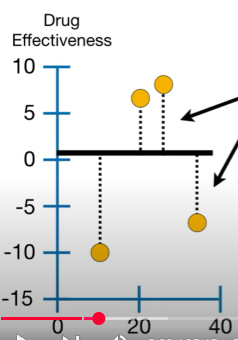
#> input picture Machine Learning/Ensemble/Boosting/XGBoost (Extreme Gradient Boosting)/images/residual_reg.png, 238 x 340 px
$ jupyter execute --allow-errors regression.ipynb
#> lines starting #> are read from the running program, lines starting #| are printed output that depends on the picture
1. [XgBoost - Regression](#XgBoost---Regression)

#### XgBoost - Regression:
- designed to use for large, complicated and complex datasets
- uses similarity score and information gain to build the tree
- use γ to prune the trees
- use α as learning rate
- use λ as regularization parameter
- 0.5 constant is chosen as the output of 1st weak learner (base model)

- mathematically, the loss function for xgboost regression as shown below

[cell 1]
from PIL import Image
from IPython.display import display

#> (the rest of this cell did not finish here and is left out)

- consider, we are comparing one of the feature from dataset (dosage) with drug effectiveness.
    - we also have other features as Age and Sex
- both the feature and the output are continuous numerical values
- at first irrespective of classification or regression, we choose the predicted drug effectiveness as 0.5
- the loss function for the base model with prediction of 0.5

[cell 2]
from PIL import Image
from IPython.display import display

#> (the rest of this cell did not finish here and is left out)

[cell 3]
from PIL import Image
from IPython.display import display

#> (the rest of this cell did not finish here and is left out)

- now calculate the residuals i.e. observed values - predicted value (0.5)

[cell 4]
from PIL import Image
from IPython.display import display

img = Image.open('images/residual_reg.png')
#> img is the input picture: PIL image 238x340 RGBA; mean R, G, B, A 221, 220.8, 220.1, 255
new_image = img.resize((280, 360))
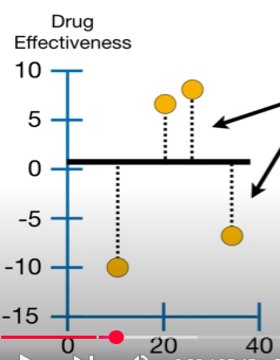
#> new_image: PIL image 280x360 RGBA; mean R, G, B, A 221, 220.8, 220, 255
display(new_image)

- we build the xgboost tree which is different from the regular regression decision tree using the similarity score & Information Gain
- similarity score = (Σ(Residuals)^2)/(N + λ)
    - N = Number of Residuals
    - λ = regularization parameter

[cell 5]
from PIL import Image
from IPython.display import display

#> (the rest of this cell did not finish here and is left out)

- Before calculating the similarity score, we peform discretization by taking the first two values w.r.t drug dosage (feature) and take their average to perform the split
    - value = 15

[cell 6]
from PIL import Image
from IPython.display import display

#> (the rest of this cell did not finish here and is left out)

- now, we calculate the similarity score for feature Dosage (root, intermediate nodes i.e. leaf nodes in this example)
    - calculate the similarity score for root (λ=0) = (-10.5+6.5+7.5-7.5)^2/4+0 => 4
    - calculate the similarity score for internal node 1 (λ=0) = (-10.5)^2/1 => 110.25
    - calculate the similarity score for internal node 2 (λ=0) = (6.5)^2/3 => 14.08
- now, calculate the information gain
    - Information Gain(Dosage) = SS(node1) + SS(node2) - SS(root) = 124.33 - 4 => 120.33

[cell 7]
from PIL import Image
from IPython.display import display

#> (the rest of this cell did not finish here and is left out)

- likewise, now, we repeat the discretization process for the next two values i.e. 2nd and 3rd values and their average
    - value = 22.5

[cell 8]
from PIL import Image
from IPython.display import display

#> (the rest of this cell did not finish here and is left out)

- now, we calculate the similarity score for feature Dosage (root, intermediate nodes i.e. leaf nodes in this example)
    - calculate the similarity score for root (λ=0) = (-10.5+6.5+7.5-7.5)^2/4+0 => 4
    - calculate the similarity score for internal node 1 (λ=0) = (-10.5+6.5)^2/2 => 8
    - calculate the similarity score for internal node 2 (λ=0) = (7.5-7.5)^2/3 => 0
- now, calculate the information gain
    - Information Gain(Dosage) = SS(node1) + SS(node2) - SS(root) = 8 - 4 => 4

[cell 9]
from PIL import Image
from IPython.display import display

#> (the rest of this cell did not finish here and is left out)

- likewise, now, we repeat the discretization process for the next two values i.e. 3rd and 4th values and their average
    - value = 30

[cell 10]
from PIL import Image
from IPython.display import display

#> (the rest of this cell did not finish here and is left out)

- now, we calculate the similarity score for feature Dosage (root, intermediate nodes i.e. leaf nodes in this example)
    - calculate the similarity score for root (λ=0) = (-10.5+6.5+7.5-7.5)^2/4+0 => 4
    - calculate the similarity score for internal node 1 (λ=0) = (-10.5+6.5+7.5)^2/3 => 4.08
    - calculate the similarity score for internal node 2 (λ=0) = (-7.5)^2/1 => 56.25
- now, calculate the information gain
    - Information Gain(Dosage) = SS(node1) + SS(node2) - SS(root) = 4.08 + 56.25 - 4 => 56.33

[cell 11]
from PIL import Image
from IPython.display import display

img = Image.open('images/similarity_score_node_2.png')
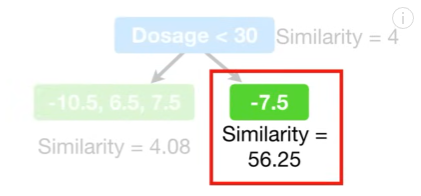
#> input picture Machine Learning/Ensemble/Boosting/XGBoost (Extreme Gradient Boosting)/images/similarity_score_node_2.png, 421 x 196 px
#> img is the input picture: PIL image 421x196 RGBA; mean R, G, B, A 240.4, 243.5, 237.1, 255
new_image = img.resize((340, 200))
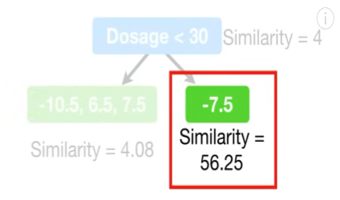
#> new_image: PIL image 340x200 RGBA; mean R, G, B, A 240.3, 243.5, 237.1, 255
display(new_image)

- now, comparing all the information gain calculated for all the three splits and choosing the one with the highest information gain value
- now compare the same with other features as well and calculate the information gain
    - If there is a categorical feature with binary category, we can split the root node into 2 internal nodes
        - calculate the similarity score for each categories and also calculate the information gain
    - If there is a categorical feature with more than 2 categories, we still perform binary split by merging the groups together
- considering that the feature dosage had the highest information gain among all the features and it is considered as the root node
- likewise, we start building the tree until its fully developed

- Once the tree is built, the respective loss function is shown as below

[cell 12]
from PIL import Image
from IPython.display import display

img = Image.open('images/loss_function.png')
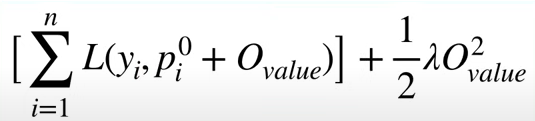
#> input picture Machine Learning/Ensemble/Boosting/XGBoost (Extreme Gradient Boosting)/images/loss_function.png, 535 x 121 px
#> img is the input picture: PIL image 535x121 RGBA; mean R, G, B, A 236.2, 236.5, 236.5, 255
new_image = img.resize((450, 100))
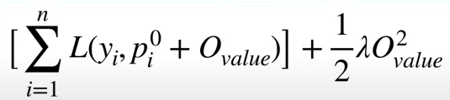
#> new_image: PIL image 450x100 RGBA; mean R, G, B, A 236.2, 236.5, 236.4, 255
display(new_image)

- consider the λ = 0 with regards to the loss function, the right term is 0 and removed

[cell 13]
from PIL import Image
from IPython.display import display

img = Image.open('images/loss_function5.png')
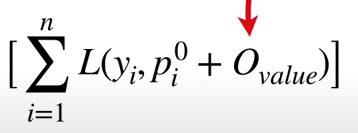
#> input picture Machine Learning/Ensemble/Boosting/XGBoost (Extreme Gradient Boosting)/images/loss_function5.png, 358 x 133 px
#> img is the input picture: PIL image 358x133 RGBA; mean R, G, B, A 236.1, 235, 235, 255
new_image = img.resize((320, 110))
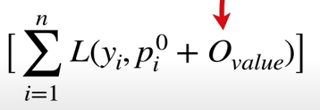
#> new_image: PIL image 320x110 RGBA; mean R, G, B, A 236, 234.9, 234.9, 255
display(new_image)
